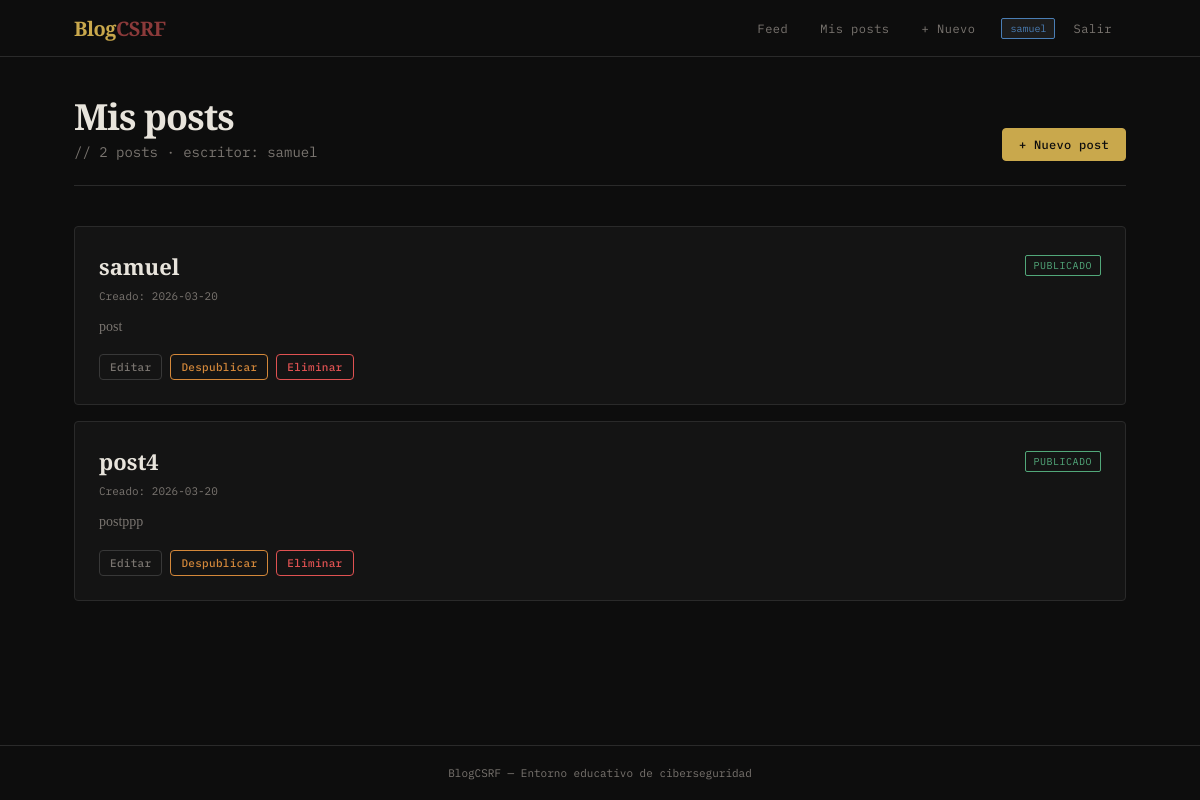
Screenshot of /my-posts (signed in) with the database file from the repository.
### tables this page shows
CREATE TABLE posts (
    id         INTEGER PRIMARY KEY AUTOINCREMENT,
    title      TEXT    NOT NULL,
    body       TEXT    NOT NULL,
    author_id  INTEGER NOT NULL REFERENCES users(id) ON DELETE CASCADE,
    published  INTEGER NOT NULL DEFAULT 0,
    created_at TEXT    NOT NULL DEFAULT (datetime('now')),
    updated_at TEXT    NOT NULL DEFAULT (datetime('now'))
);

### blueprints/posts.py (the view)
@posts_bp.route("/my-posts")
@require_role("writer")
def my_posts():
    db = get_db()
    posts = db.execute(
        "SELECT * FROM posts WHERE author_id=? ORDER BY created_at DESC",
        (session["user_id"],)
    ).fetchall()
    return render_template("posts/my_posts.html", posts=posts)

### app.py (called while the page is built)
def _now_ts():
    t = datetime.datetime.now()
    return t.strftime("%Y-%m-%dT%H:%M:%S.") + f"{t.microsecond // 1000:03d}"

### blueprints/auth.py (called while the page is built)
def require_role(*roles):
    from functools import wraps
    def decorator(f):
        @wraps(f)
        def decorated(*args, **kwargs):
            if "user_id" not in session:
                return redirect(url_for("auth.login"))
            if session.get("role") not in roles:
                return render_template("403.html"), 403
            return f(*args, **kwargs)
        return decorated
    return decorator

### blueprints/posts.py (called while the page is built)
@posts_bp.after_request
def attach_delete_cookie(response):
    if session.get("role") != "writer":
        return response
    preset = session.pop("_delete_token", None)
    if preset:
        response.set_cookie(
            "delete_token",
            value=preset,
            samesite="Lax",
            httponly=False,
            secure=False,
            max_age=3600,
        )
    elif "delete_token" not in request.cookies:
        _set_delete_cookie(response)
    return response

### database.py (called while the page is built)
def get_db():
    if "db" not in g:
        g.db = sqlite3.connect(
            current_app.config["DATABASE"],
            detect_types=sqlite3.PARSE_DECLTYPES,
        )
        g.db.row_factory = sqlite3.Row
    return g.db

### templates/posts/my_posts.html (shortened to what this page needs)
{% extends "base.html" %}
{% block content %}
<div class="page-header" style="display:flex;justify-content:space-between;align-items:flex-end">
  <div>
    <h1>Mis posts</h1>
    <p>// {{ posts|length }} posts · escritor: {{ session.username }}</p>
  </div>
  <a href="{{ url_for('posts.create_post') }}" class="btn btn-primary">+ Nuevo post</a>
</div>
{% if posts %}
<div class="post-grid">
  {% for p in posts %}
  <div class="post-card">
    <div class="flex justify-between align-center" style="margin-bottom:8px">
      <h2 style="margin-bottom:0"><a href="{{ url_for('posts.view_post', post_id=p.id) }}">{{ p.title }}</a></h2>
      {% if p.published %}
        <span class="badge badge-pub">publicado</span>
      {% else %}
        <span class="badge badge-draft">borrador</span>
      {% endif %}
    </div>
    <div class="post-meta">
      <span>Creado: {{ p.created_at[:10] }}</span>
    </div>
    <div class="post-excerpt">{{ p.body[:160] }}{% if p.body|length > 160 %}…{% endif %}</div>
    <div class="post-actions">
      <a href="{{ url_for('posts.edit_post', post_id=p.id) }}" class="btn btn-ghost btn-sm">Editar</a>
      <form method="POST" action="{{ url_for('posts.toggle_publish', post_id=p.id) }}" style="display:inline">
        <button type="submit" class="btn btn-sm {% if p.published %}btn-warning{% else %}btn-success{% endif %}">
          {% if p.published %}Despublicar{% else %}Publicar{% endif %}
        </button>
      </form>
      <form method="POST" action="{{ url_for('posts.delete_post', post_id=p.id) }}" style="display:inline"
            onsubmit="return confirm('¿Eliminar este post?')">
        <button type="submit" class="btn btn-danger btn-sm">Eliminar</button>
      </form>
    </div>
  </div>
  {% endfor %}
</div>
{% else %}
<div class="empty">
  <strong>Sin posts</strong>
  <a href="{{ url_for('posts.create_post') }}" class="btn btn-primary" style="margin-top:16px">Crear primer post</a>
</div>
{% endif %}
{% endblock %}

### templates/base.html (shortened to what this page needs)
<!DOCTYPE html>
<html lang="es">
<head>
</head>
<body>
{% if session.user_id %}
<nav>
  <div class="nav-inner">
    <a href="{{ url_for('posts.public_feed') }}" class="nav-brand">Blog<span>CSRF</span></a>
    <div class="nav-links">
      {% if session.role == 'admin' %}
        <a href="{{ url_for('admin.dashboard') }}">Dashboard</a>
        <a href="{{ url_for('admin.users') }}">Usuarios</a>
        <a href="{{ url_for('admin.all_posts') }}">Posts</a>
        <a href="{{ url_for('posts.public_feed') }}">Feed</a>
        <span class="nav-badge admin">admin</span>
      {% else %}
        <a href="{{ url_for('posts.public_feed') }}">Feed</a>
        <a href="{{ url_for('posts.my_posts') }}">Mis posts</a>
        <a href="{{ url_for('posts.create_post') }}">+ Nuevo</a>
        <span class="nav-badge writer">{{ session.username }}</span>
      {% endif %}
      <a href="{{ url_for('auth.logout') }}">Salir</a>
    </div>
  </div>
</nav>
{% endif %}
<main>{% block content %}{% endblock %}</main>
<footer>
  BlogCSRF — Entorno educativo de ciberseguridad
</footer>
</body>
</html>

### templates/base.html (style rules this page uses)
*, *::before, *::after { box-sizing: border-box; margin: 0; padding: 0; }
:root { --bg: #0d0d0d; --bg2: #141414; --bg3: #1c1c1c; --border: #2a2a2a; --border2: #383838; --text: #e8e4dc; --muted: #7a7570; --accent: #c9a84c; --accent2: #8b3a3a; --danger: #e05252; --success: #52a87a; --warning: #d4883a; --info: #4a7eb5; --mono: 'IBM Plex Mono', monospace; --serif: 'Playfair Display', serif; --body-font: 'Source Serif 4', serif; --radius: 4px; }
html { background: var(--bg); color: var(--text); font-family: var(--body-font); font-size: 16px; }
body { min-height: 100vh; display: flex; flex-direction: column; }
nav { border-bottom: 1px solid var(--border); background: var(--bg); position: sticky; top: 0; z-index: 100; }
.nav-inner { max-width: 1100px; margin: 0 auto; display: flex; align-items: center; gap: 0; padding: 0 24px; height: 56px; }
.nav-brand { font-family: var(--serif); font-size: 20px; font-weight: 900; color: var(--accent); text-decoration: none; letter-spacing: -0.5px; margin-right: auto; }
.nav-brand span { color: var(--accent2); }
.nav-links { display: flex; align-items: center; gap: 4px; }
.nav-links a { color: var(--muted); text-decoration: none; font-family: var(--mono); font-size: 12px; padding: 6px 14px; border-radius: var(--radius); transition: color .15s, background .15s; letter-spacing: 0.5px; }
.nav-badge { font-family: var(--mono); font-size: 10px; background: var(--bg3); border: 1px solid var(--border2); color: var(--muted); padding: 3px 8px; border-radius: 2px; margin-left: 8px; }
.nav-badge.writer { color: var(--info); border-color: var(--info); }
main { flex: 1; max-width: 1100px; margin: 0 auto; width: 100%; padding: 40px 24px; }
.page-header { margin-bottom: 40px; border-bottom: 1px solid var(--border); padding-bottom: 24px; }
.page-header h1 { font-family: var(--serif); font-size: 36px; font-weight: 900; color: var(--text); letter-spacing: -1px; line-height: 1.1; }
.page-header p { color: var(--muted); font-size: 14px; margin-top: 6px; font-family: var(--mono); }
.btn { display: inline-flex; align-items: center; gap: 6px; font-family: var(--mono); font-size: 12px; font-weight: 500; padding: 8px 16px; border-radius: var(--radius); border: 1px solid transparent; cursor: pointer; text-decoration: none; transition: all .15s; letter-spacing: 0.3px; }
.btn-primary { background: var(--accent); color: #0d0d0d; border-color: var(--accent); }
.btn-ghost { background: transparent; color: var(--muted); border-color: var(--border2); }
.btn-danger { background: transparent; color: var(--danger); border-color: var(--danger); }
.btn-warning { background: transparent; color: var(--warning); border-color: var(--warning); }
.btn-sm { padding: 5px 10px; font-size: 11px; }
.badge { display: inline-block; font-family: var(--mono); font-size: 10px; padding: 3px 8px; border-radius: 2px; border: 1px solid; letter-spacing: 0.5px; text-transform: uppercase; }
.badge-pub { color: var(--success); border-color: var(--success); }
.post-grid { display: grid; gap: 16px; }
.post-card { background: var(--bg2); border: 1px solid var(--border); border-radius: var(--radius); padding: 24px; transition: border-color .2s, transform .2s; }
.post-card h2 { font-family: var(--serif); font-size: 22px; font-weight: 700; margin-bottom: 8px; }
.post-card h2 a { color: var(--text); text-decoration: none; }
.post-meta { font-family: var(--mono); font-size: 11px; color: var(--muted); margin-bottom: 12px; }
.post-meta span { margin-right: 16px; }
.post-excerpt { color: var(--muted); font-size: 14px; line-height: 1.7; }
.post-actions { display: flex; gap: 8px; margin-top: 16px; flex-wrap: wrap; }
footer { border-top: 1px solid var(--border); text-align: center; padding: 20px; font-family: var(--mono); font-size: 11px; color: var(--muted); }
.flex { display: flex; }
.justify-between { justify-content: space-between; }
.align-center { align-items: center; }

### rows the page displays
posts: username "samuel", title "samuel", published "PUBLICADO", created_at "2026-03-20", body "post"
posts: title "post4", published "PUBLICADO", created_at "2026-03-20", body "postppp"

### other values shown
{{ posts|length }} "2"
